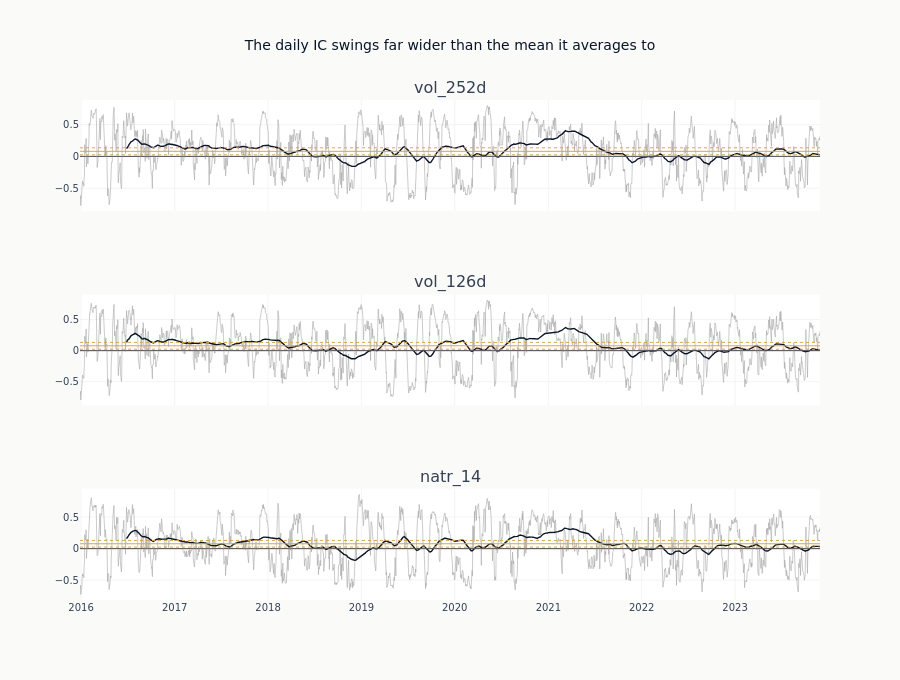

Write notebook code for a chart like this one.
### Markdown cell above
### The IC series itself

Every statistic above is a scalar summary of one object: the per-date IC series.
Two failure modes are visible only in the series - an IC that comes from a single
episode and is flat around it, and an IC that changes sign between folds - so it is
drawn before it is reduced. The band is the HAC interval around the full-sample
mean, which allows for the serial dependence the overlapping label induces.

### Code cell
LEADING_FOR_SERIES = 3
ROLLING_DAYS = 126
series_features = eval_summary.head(LEADING_FOR_SERIES)["feature"].to_list()

fig = make_subplots(
    rows=len(series_features), cols=1, shared_xaxes=True, subplot_titles=series_features
)
for row, feat in enumerate(series_features, start=1):
    series = ic_timeseries[feat].sort(DATE_COL)
    bands = compute_ic_uncertainty(series, horizon=HAC_MAXLAGS, ic_col="ic")
    dates = series[DATE_COL].to_list()
    fig.add_trace(
        go.Scatter(
            x=dates,
            y=series["ic"].to_list(),
            mode="lines",
            line=dict(color=GRAY_FILLS["muted"], width=0.6),
            showlegend=False,
        ),
        row=row,
        col=1,
    )
    fig.add_trace(
        go.Scatter(
            x=dates,
            y=series["ic"].rolling_mean(ROLLING_DAYS, min_samples=ROLLING_DAYS).to_list(),
            mode="lines",
            line=dict(color=COLORS["blue"], width=1.4),
            showlegend=False,
        ),
        row=row,
        col=1,
    )
    for value, dash in (
        (bands["mean_ic"], "solid"),
        (bands["ci_hac_lower"], "dot"),
        (bands["ci_hac_upper"], "dot"),
    ):
        fig.add_hline(y=value, line=dict(color=COLORS["amber"], width=1, dash=dash), row=row, col=1)
    fig.add_hline(y=0, line=dict(color=GRAY_FILLS["border"], width=0.8), row=row, col=1)
fig.update_layout(
    template="ml4t",
    height=200 * len(series_features) + 80,
    width=900,
    title_text="The daily IC swings far wider than the mean it averages to",
)
fig.show()

### Figure 1 — Plotly figure (JSON) as saved in the notebook; plotly's stock layout.template omitted (floating-point values rounded to 4 significant figures; data arrays with more than 128 entries replaced by an {"elided": "..."} marker saying what was removed)
{"data": [{"line": {"color": "#a8a8a8", "width": 0.6}, "mode": "lines", "showlegend": false, "type": "scatter", "x": {"elided": "1995 str values"}, "xaxis": "x", "y": {"elided": "1995 float values"}, "yaxis": "y"}, {"line": {"color": "#0a1628", "width": 1.4}, "mode": "lines", "showlegend": false, "type": "scatter", "x": {"elided": "1995 str values"}, "xaxis": "x", "y": {"elided": "1995 float values"}, "yaxis": "y"}, {"line": {"color": "#a8a8a8", "width": 0.6}, "mode": "lines", "showlegend": false, "type": "scatter", "x": {"elided": "1995 str values"}, "xaxis": "x2", "y": {"elided": "1995 float values"}, "yaxis": "y2"}, {"line": {"color": "#0a1628", "width": 1.4}, "mode": "lines", "showlegend": false, "type": "scatter", "x": {"elided": "1995 str values"}, "xaxis": "x2", "y": {"elided": "1995 float values"}, "yaxis": "y2"}, {"line": {"color": "#a8a8a8", "width": 0.6}, "mode": "lines", "showlegend": false, "type": "scatter", "x": {"elided": "1995 str values"}, "xaxis": "x3", "y": {"elided": "1995 float values"}, "yaxis": "y3"}, {"line": {"color": "#0a1628", "width": 1.4}, "mode": "lines", "showlegend": false, "type": "scatter", "x": {"elided": "1995 str values"}, "xaxis": "x3", "y": {"elided": "1995 float values"}, "yaxis": "y3"}], "layout": {"annotations": [{"font": {"size": 16}, "showarrow": false, "text": "vol_252d", "x": 0.5, "xanchor": "center", "xref": "paper", "y": 1.0, "yanchor": "bottom", "yref": "paper"}, {"font": {"size": 16}, "showarrow": false, "text": "vol_126d", "x": 0.5, "xanchor": "center", "xref": "paper", "y": 0.6111, "yanchor": "bottom", "yref": "paper"}, {"font": {"size": 16}, "showarrow": false, "text": "natr_14", "x": 0.5, "xanchor": "center", "xref": "paper", "y": 0.2222, "yanchor": "bottom", "yref": "paper"}], "height": 680, "shapes": [{"line": {"color": "#D4A84B", "dash": "solid", "width": 1}, "type": "line", "x0": 0, "x1": 1, "xref": "x domain", "y0": 0.08047, "y1": 0.08047, "yref": "y"}, {"line": {"color": "#D4A84B", "dash": "dot", "width": 1}, "type": "line", "x0": 0, "x1": 1, "xref": "x domain", "y0": 0.02519, "y1": 0.02519, "yref": "y"}, {"line": {"color": "#D4A84B", "dash": "dot", "width": 1}, "type": "line", "x0": 0, "x1": 1, "xref": "x domain", "y0": 0.1358, "y1": 0.1358, "yref": "y"}, {"line": {"color": "#666666", "width": 0.8}, "type": "line", "x0": 0, "x1": 1, "xref": "x domain", "y0": 0, "y1": 0, "yref": "y"}, {"line": {"color": "#D4A84B", "dash": "solid", "width": 1}, "type": "line", "x0": 0, "x1": 1, "xref": "x2 domain", "y0": 0.07705, "y1": 0.07705, "yref": "y2"}, {"line": {"color": "#D4A84B", "dash": "dot", "width": 1}, "type": "line", "x0": 0, "x1": 1, "xref": "x2 domain", "y0": 0.02225, "y1": 0.02225, "yref": "y2"}, {"line": {"color": "#D4A84B", "dash": "dot", "width": 1}, "type": "line", "x0": 0, "x1": 1, "xref": "x2 domain", "y0": 0.1319, "y1": 0.1319, "yref": "y2"}, {"line": {"color": "#666666", "width": 0.8}, "type": "line", "x0": 0, "x1": 1, "xref": "x2 domain", "y0": 0, "y1": 0, "yref": "y2"}, {"line": {"color": "#D4A84B", "dash": "solid", "width": 1}, "type": "line", "x0": 0, "x1": 1, "xref": "x3 domain", "y0": 0.07673, "y1": 0.07673, "yref": "y3"}, {"line": {"color": "#D4A84B", "dash": "dot", "width": 1}, "type": "line", "x0": 0, "x1": 1, "xref": "x3 domain", "y0": 0.02384, "y1": 0.02384, "yref": "y3"}, {"line": {"color": "#D4A84B", "dash": "dot", "width": 1}, "type": "line", "x0": 0, "x1": 1, "xref": "x3 domain", "y0": 0.1296, "y1": 0.1296, "yref": "y3"}, {"line": {"color": "#666666", "width": 0.8}, "type": "line", "x0": 0, "x1": 1, "xref": "x3 domain", "y0": 0, "y1": 0, "yref": "y3"}], "title": {"text": "The daily IC swings far wider than the mean it averages to"}, "width": 900, "xaxis": {"anchor": "y", "domain": [0.0, 1.0], "matches": "x3", "showticklabels": false}, "xaxis2": {"anchor": "y2", "domain": [0.0, 1.0], "matches": "x3", "showticklabels": false}, "xaxis3": {"anchor": "y3", "domain": [0.0, 1.0]}, "yaxis": {"anchor": "x", "domain": [0.7778, 1.0]}, "yaxis2": {"anchor": "x2", "domain": [0.3889, 0.6111]}, "yaxis3": {"anchor": "x3", "domain": [0.0, 0.2222]}}}
